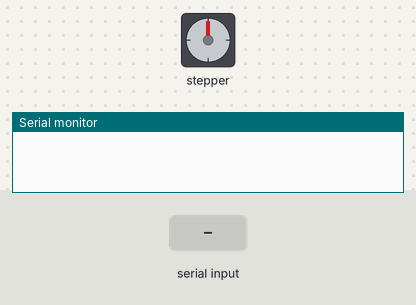
Bench run of a sketch on a simulated Arduino Uno, built with avr-gcc and run on an emulated ATmega328P. Shown: stepper motor, the last lines printed to the serial monitor. Inputs (shaded band) come from the test bench. Stepper angles assume 100 steps per turn.

Above: at 1.2 s.
1.3 s: "2\n" received over Serial
At 2.3 s:
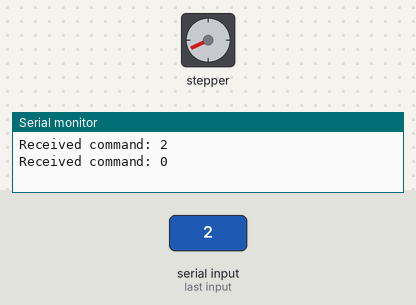
3.0 s: "3\n" received over Serial
At 3.6 s:
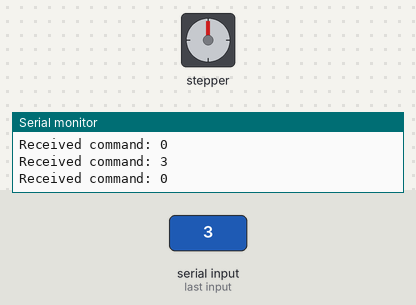
4.7 s: "4\n" received over Serial
At 5.6 s:
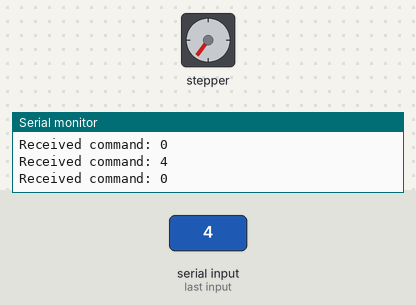
6.6 s: "2\n" received over Serial
At 7.5 s:
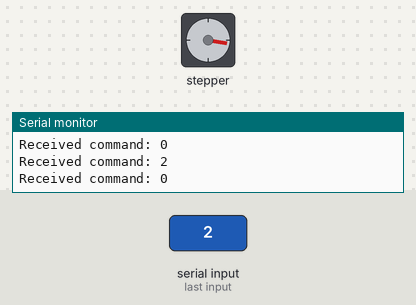
8.3 s: "4\n" received over Serial
At 9.5 s:
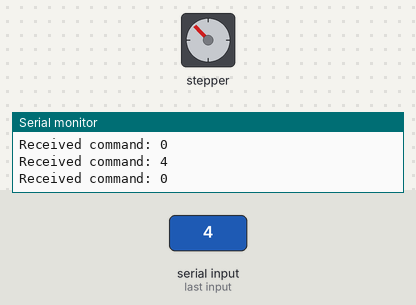
10.2 s: "3\n" received over Serial
At 11.4 s:
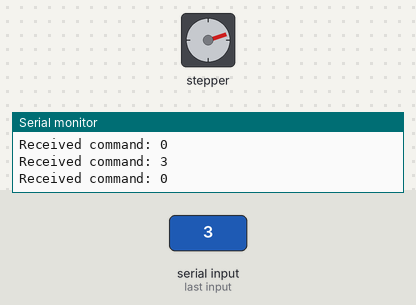
Timing chart, 0 to 12.9 s (numbered marks = the images above; inputs shaded):
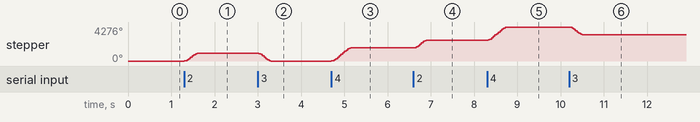

The sketch:

nema_23_single_joint_test.ino
```cpp
// This 2 pin code is configured for use with a Nema 23 Bipolar 1.8deg 1.16Nm (164.3oz.in) 1.5A 5.4V 57x57x56mm 4 Wires

#include <AccelStepper.h> // This can be installed by going to
#include <Wire.h>
// Sketch > Include Library > Manage Libraries > Search for "AccelStepper"

int microstepRes = 2;

int stepperSpeed = 800 * microstepRes; //maximum steps per second
int motorAccel = 4000 * microstepRes * 2; //steps/second/second to accelerate

int gearReduction = 38.4;
int stepsPerRev = 100; // e.g. one full revolution is 200 at 1.8deg. 100 for half. 50 for quarter.. etc.

int resetPin = 5;
int m2Pin = 6;
int m1Pin = 7;
int m0Pin = 8;
int enablePin = 4; // Turn motor driver on/off (can save power when motor is idle)

//set up the accelStepper intance
//the "1" tells it we are using a driver (DRV8825 or other)
AccelStepper stepper_one(1, 3, 2);//Step, Dir

void setup(){
  Serial.begin(9600);
  Serial.setTimeout(10);

  stepper_one.setMaxSpeed(stepperSpeed);
  stepper_one.setSpeed(stepperSpeed);
  stepper_one.setAcceleration(motorAccel);

  digitalWrite(m2Pin, LOW);
  digitalWrite(m1Pin, LOW);
  digitalWrite(m0Pin, HIGH);

  digitalWrite(resetPin, HIGH);
}

long stepperState = 0;

void loop(){
  while (Serial.available() == 0) {}
  stepperState = Serial.parseInt();

  Serial.print("Received command: ");
  Serial.println(stepperState);

  if(stepperState > 0) {

    if(stepperState == 2){
        stepper_one.move((7 * 38.4 * microstepRes) / 2); //Move X times revolutions, according to gear reduction ratio.
    }
    else if(stepperState == 3){
        stepper_one.move((-7 * 38.4 * microstepRes) / 2);
    }
    else if(stepperState == 4){
        stepper_one.move((12 * 38.4 * microstepRes) / 2);
    }
    else if(stepperState == 5){
        stepper_one.move((-12 * 38.4 * microstepRes) / 2);
    }
    else if(stepperState == 6){
        stepper_one.move((25 * 38.4 * microstepRes) / 2);
    }
    else if(stepperState == 7){
        stepper_one.move((-25 * 38.4 * microstepRes) / 2);
    }

  //these must be called as often as possible to ensure smooth operation
  //any delay will cause jerky motion
  }

  while (stepper_one.distanceToGo() != 0) {
      stepper_one.run();
  }
}
```

Measured:
- after the input at 1.3 s, stepper: turns 964° clockwise in 0.30 s, starting at once
- after the input at 3.0 s, stepper: turns 964° counter-clockwise in 0.30 s, starting at once
- after the input at 4.7 s, stepper: turns 1656° clockwise in 0.45 s, starting at once
- after the input at 6.6 s, stepper: turns 964° clockwise in 0.30 s, starting at once
- after the input at 8.3 s, stepper: turns 1656° clockwise in 0.45 s, starting at once
- after the input at 10.2 s, stepper: turns 964° counter-clockwise in 0.30 s, starting at once
